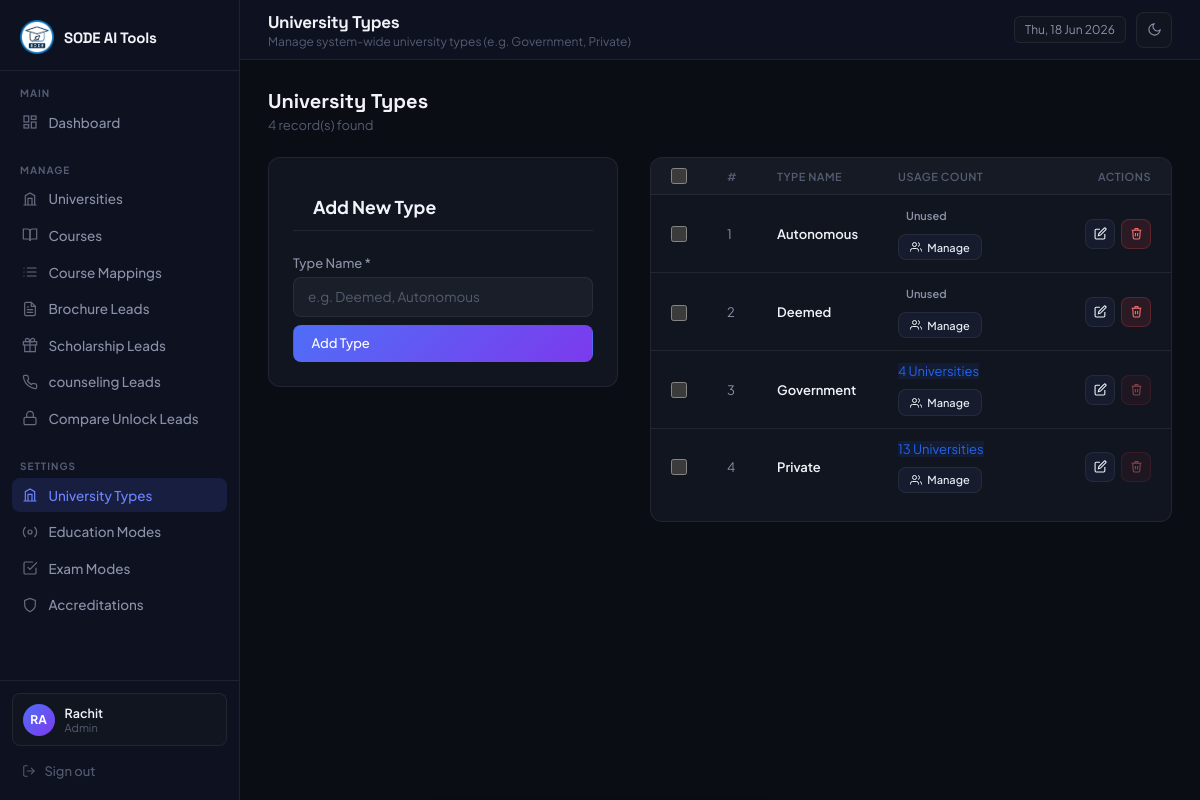
The page /admin/masters/university_types.php (signed in) on the database its author committed.
### tables this page shows
CREATE TABLE `university_types` (
  `id` int(11) NOT NULL,
  `type_name` varchar(150) NOT NULL,
  `is_active` tinyint(1) DEFAULT 1
);

### includes/helpers.php (called while the page is built, shortened)
<?php
function e(mixed $val): string {
    return htmlspecialchars((string)$val, ENT_QUOTES, 'UTF-8');
}

### admin/masters/university_types.php (the view, shortened to what this page needs)
<?php
require_once '../../includes/db.php';
require_once '../../includes/helpers.php';
$errors = [];
$edit_item = null;
$types = $pdo->query("
    SELECT t.*, (SELECT COUNT(*) FROM universities u WHERE u.university_type_id = t.id) as used_count
    FROM university_types t
    ORDER BY t.type_name ASC
")->fetchAll();
?>
<!DOCTYPE html>
<html lang="en">
<head>
</head>
<body>
  <?php require_once __DIR__ . '/../includes/sidebar.php'; ?>
  <main class="main">
    <?php require_once __DIR__ . '/../includes/topbar.php'; ?>
    <div class="content">
      <div class="page-header">
        <div>
          <h3>University Types</h3>
          <p><?= count($types) ?> record(s) found</p>
        </div>
      </div>
      <div class="split-layout">
        <div class="split-form">
          <div class="panel">
            <?php if ($edit_item): ?>
              <div class="panel-header" style="color:var(--accent);">Edit Type</div>
              <form method="POST" action="university_types.php">
                <input type="hidden" name="action" value="edit">
                <input type="hidden" name="edit_id" value="<?= $edit_item['id'] ?>">
                <div class="form-group">
                  <label>Type Name <span class="required">*</span></label>
                  <input type="text" name="name" class="form-control" value="<?= e($edit_item['type_name'] ?? '') ?>">
                  <?php if (isset($errors['edit_name'])): ?><span class="helper-text" style="color:var(--danger);"><?= $errors['edit_name'] ?></span><?php endif; ?>
                </div>
                <div style="display:flex;gap:0.5rem;margin-top:1.5rem;">
                  <button type="submit" class="btn btn-primary" style="flex:1;">Update</button>
                  <a href="university_types.php" class="btn btn-secondary" style="flex:1;text-align:center;">Cancel</a>
                </div>
              </form>
            <?php else: ?>
              <div class="panel-header">Add New Type</div>
              <form method="POST">
                <div class="form-group">
                  <label>Type Name <span class="required">*</span></label>
                  <input type="text" name="name" class="form-control" placeholder="e.g. Deemed, Autonomous" value="<?= e($_POST['name'] ?? '') ?>">
                </div>
                <button type="submit" class="btn btn-primary" style="width:100%;margin-top:0.5rem;">Add Type</button>
              </form>
            <?php endif; ?>
          </div>
        </div>
        <div class="split-table">
          <div class="panel" style="padding:0;">
            <div class="table-responsive">
              <table>
                <thead>
                  <tr>
                    <th style="width:40px;"><input type="checkbox" class="bulk-cb" id="bulkSelectAll" title="Select All"></th>
                    <th style="width:50px;">#</th>
                    <th>Type Name</th>
                    <th>Usage Count</th>
                    <th style="width:100px;text-align:right;">Actions</th>
                  </tr>
                </thead>
                <tbody>
                  <?php if ($types): ?>
                    <?php foreach ($types as $i => $t): ?>
                      <tr data-ba-row-id="<?= $t['id'] ?>" data-ba-module="university_types" <?= $edit_item && $edit_item['id'] == $t['id'] ? 'style="background:rgba(37,99,235,0.05);"' : '' ?>>
                         <td><input type="checkbox" class="bulk-cb bulk-row-cb" value="<?= $t['id'] ?>"></td>
                         <td data-label="#"> <?= $i + 1 ?> </td>
                        <td data-label="Type Name" style="font-weight:600;color:var(--text);"><?= e($t['type_name']) ?></td>
                         <td data-label="Usage Count">
                          <div class="ba-trigger-cell">
                            <?php if ($t['used_count'] > 0): ?>
                              <span class="usage-badge ba-usage-badge" style="background:rgba(37,99,235,0.1);color:#2563eb;"><?= $t['used_count'] ?> Universities</span>
                            <?php else: ?>
                              <span class="badge ba-none-text">Unused</span>
                            <?php endif; ?>
                            <button
                              type="button"
                              class="btn btn-secondary btn-sm ba-manage-btn"
                              onclick="openBulkModal('university_types', <?= $t['id'] ?>, <?= htmlspecialchars(json_encode($t['type_name']), ENT_QUOTES) ?>)"
                              title="Manage associated universities">
                              <svg width="12" height="12" viewBox="0 0 24 24" fill="none" stroke="currentColor" stroke-width="2"><path d="M17 21v-2a4 4 0 0 0-4-4H5a4 4 0 0 0-4 4v2"/><circle cx="9" cy="7" r="4"/><path d="M23 21v-2a4 4 0 0 0-3-3.87"/><path d="M16 3.13a4 4 0 0 1 0 7.75"/></svg>
                              Manage
                            </button>
                          </div>
                         </td>
                        <td data-label="Actions" style="text-align:right;">
                          <div class="action-col" style="justify-content:flex-end;">
                            <a href="?edit=<?= $t['id'] ?>" class="btn btn-secondary btn-sm btn-icon" title="Edit">
                              <svg width="13" height="13" viewBox="0 0 24 24" fill="none" stroke="currentColor" stroke-width="2"><path d="M11 4H4a2 2 0 0 0-2 2v14a2 2 0 0 0 2 2h14a2 2 0 0 0 2-2v-7"/><path d="M18.5 2.5a2.121 2.121 0 0 1 3 3L12 15l-4 1 1-4 9.5-9.5z"/></svg>
                            </a>
                            <form method="POST" style="display:inline;">
                              <button type="submit" class="btn btn-danger btn-sm btn-icon" title="Delete" <?= $t['used_count'] > 0 ? 'disabled style="opacity:0.5;cursor:not-allowed;"' : '' ?> data-confirm="Delete '<?= e($t['type_name']) ?>'?">
                                <svg width="13" height="13" viewBox="0 0 24 24" fill="none" stroke="currentColor" stroke-width="2"><polyline points="3 6 5 6 21 6"/><path d="M19 6l-1 14a2 2 0 0 1-2 2H8a2 2 0 0 1-2-2L5 6"/><path d="M10 11v6M14 11v6"/><path d="M9 6V4a1 1 0 0 1 1-1h4a1 1 0 0 1 1 1v2"/></svg>
                              </button>
                            </form>
                          </div>
                        </td>
                       </tr>
                    <?php endforeach; ?>
                  <?php else: ?>
                    <tr><td colspan="5" class="empty-state">No types found. Add your first university type.</td></tr>
                  <?php endif; ?>
                </tbody>
              </table>
            </div>
          </div>
        </div>
      </div>
    </div>
  </main>
</body>
</html>

### admin/includes/layout_head.php (style rules this page uses)
*, *::before, *::after { box-sizing: border-box; margin: 0; padding: 0; }
:root { color-scheme: dark; --bg: #0a0d14; --sidebar: #0e1120; --surface: #111520; --surface-h: #161b2e; --border: rgba(255, 255, 255, 0.07); --border-h: rgba(255, 255, 255, 0.13); --accent: #4f6ef7; --accent-h: #6b85ff; --accent-g: #7c3aed; --text: #f1f3f9; --text-m: #8b92a8; --text-s: #545c72; --success: #22c55e; --warning: #f59e0b; --danger: #ef4444; --radius: 12px; --radius-sm: 8px; --sidebar-w: 240px; }
body { font-family: 'Plus Jakarta Sans', sans-serif; background: var(--bg); color: var(--text); display: flex; min-height: 100vh; font-size: 14px; transition: background 0.2s, color 0.2s; overflow-x: hidden; }
.main { margin-left: var(--sidebar-w); flex: 1; display: flex; flex-direction: column; min-height: 100vh; min-width: 0; }
.content { padding: 1.75rem; flex: 1; min-width: 0; max-width: 100%; overflow-x: hidden; }
.panel { background: var(--surface); border: 1px solid var(--border); border-radius: var(--radius); overflow: hidden; }
.panel-header { padding: 0.875rem 1.25rem; border-bottom: 1px solid var(--border); display: flex; align-items: center; justify-content: space-between; }
table { width: 100%; border-collapse: collapse; }
table th { padding: 0.625rem 1.25rem; font-size: 11px; font-weight: 600; letter-spacing: 0.5px; text-transform: uppercase; color: var(--text-s); text-align: left; border-bottom: 1px solid var(--border); background: rgba(255, 255, 255, 0.02); }
table td { padding: 0.75rem 1.25rem; font-size: 13px; border-bottom: 1px solid var(--border); color: var(--text-m); }
table tr:last-child td { border-bottom: none; }
.table-responsive, .table-scroll { width: 100%; margin-bottom: 1rem; border-radius: var(--radius-sm); }
.table-responsive table, .table-scroll table { min-width: 100%; }
.table-responsive table th, .table-scroll table th, .table-responsive table td, .table-scroll table td { white-space: normal; }
.badge { display: inline-block; padding: 2px 8px; border-radius: 4px; font-size: 11px; font-weight: 600; }
.form-group { display: flex; flex-direction: column; gap: 6px; }
.form-group label { font-size: 13px; font-weight: 500; color: var(--text-m); }
.form-control { width: 100%; background: rgba(255, 255, 255, 0.04); border: 1px solid var(--border); border-radius: var(--radius-sm); padding: 0.65rem 0.875rem; font-size: 13.5px; font-family: inherit; color: var(--text); transition: border-color 0.2s, box-shadow 0.2s; outline: none; }
.form-control::placeholder { color: var(--text-s); }
.btn { display: inline-flex; align-items: center; gap: 7px; padding: 0.6rem 1.1rem; border-radius: var(--radius-sm); font-size: 13px; font-weight: 500; font-family: inherit; cursor: pointer; transition: opacity 0.2s, transform 0.15s, background 0.15s; text-decoration: none; border: 1px solid transparent; }
.btn-primary { background: linear-gradient(135deg, var(--accent) 0%, var(--accent-g) 100%); color: #fff; border-color: transparent; }
.btn-secondary { background: var(--surface-h); color: var(--text); border-color: var(--border); }
.btn-danger { background: rgba(239, 68, 68, 0.12); color: #f87171; border-color: rgba(239, 68, 68, 0.25); }
.btn-sm { padding: 0.35rem 0.7rem; font-size: 12px; }
.btn-icon { padding: 0.4rem; width: 30px; height: 30px; justify-content: center; }
.page-header { display: flex; align-items: center; justify-content: space-between; margin-bottom: 1.5rem; }
.page-header h3 { font-family: 'Space Grotesk', sans-serif; font-size: 20px; font-weight: 700; }
.page-header p { font-size: 13px; color: var(--text-s); margin-top: 3px; }
.action-col { display: flex; gap: 6px; align-items: center; }
.bulk-cb { width: 16px; height: 16px; accent-color: var(--accent); cursor: pointer; vertical-align: middle; }

### admin/masters/university_types.php (style rules this page uses)
.split-layout { display: flex; gap: 2rem; align-items: flex-start; }
.split-form { flex: 0 0 350px; }
.split-table { flex: 1; min-width: 0; }
.panel { background:var(--surface); border:1px solid var(--border); border-radius:var(--radius); padding:1.5rem; }
.panel-header { font-weight:700; color:var(--text); margin-bottom:1.5rem; font-size:1.1rem; border-bottom:1px solid var(--border); padding-bottom:0.75rem; }
.ba-trigger-cell { display:flex; align-items:center; gap:10px; flex-wrap:wrap; }
.ba-manage-btn { font-size:11px; gap:5px; }

### rows shown on the page
university_types: type_name "Autonomous", shows "Unused"
university_types: type_name "Deemed", shows "Unused"
university_types: type_name "Government", used_count "4"
university_types: type_name "Private", used_count "13"

### other values the page prints
substr($_SESSION['admin_name'], 0, 2) "RA"
$_SESSION['admin_name'] "Rachit"
$_SESSION['admin_role'] "Admin"
$page_title "University Types"
$page_subtitle "Manage system-wide university types (e.g. Government, Private)"
count($types) "4"
